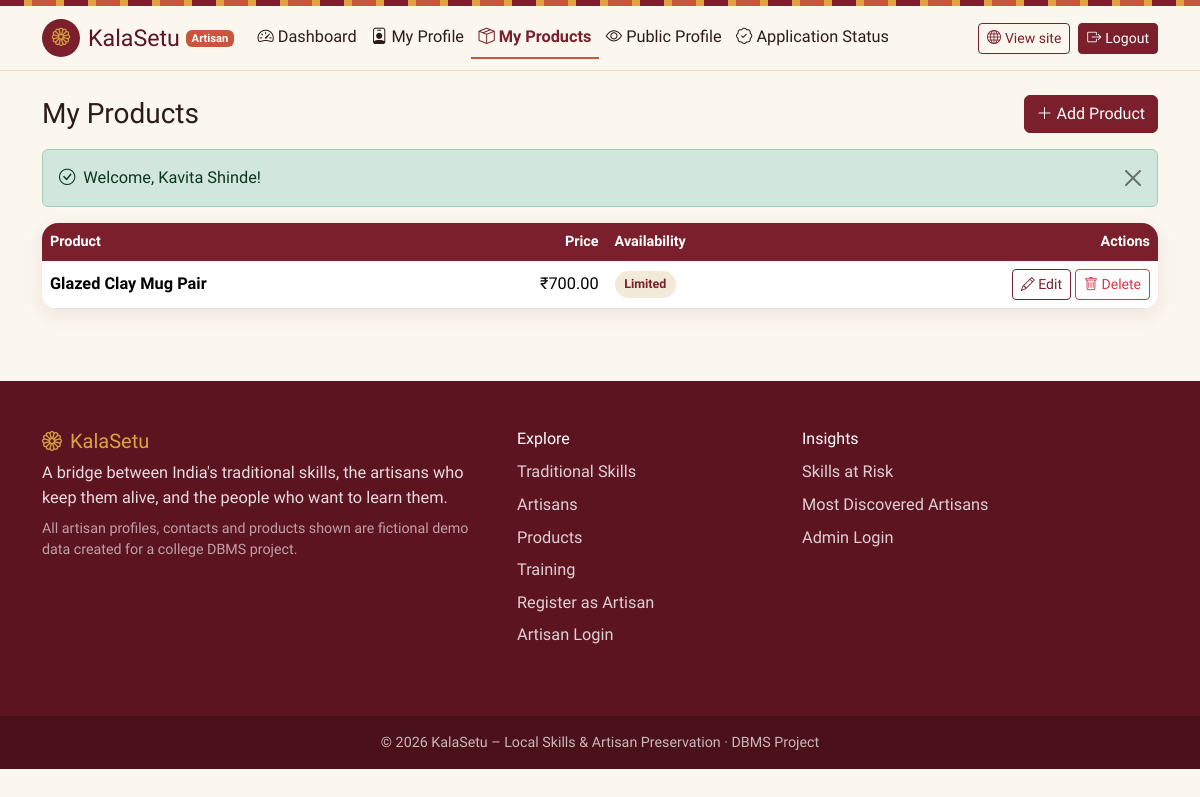
The page /artisan/products.php (signed in) on the database its author committed.
### tables this page shows
CREATE TABLE products (
    product_id   INT PRIMARY KEY AUTO_INCREMENT,
    artisan_id   INT NOT NULL,
    product_name VARCHAR(150) NOT NULL,
    description  TEXT,
    price        DECIMAL(10,2),
    availability VARCHAR(50),
    image        VARCHAR(255),
    CONSTRAINT fk_product_artisan FOREIGN KEY (artisan_id)
        REFERENCES artisans(artisan_id)
        ON UPDATE CASCADE ON DELETE CASCADE
);

### artisan/products.php (the view, shortened to what this page needs)
<?php
require '../config/database.php';
require '../includes/functions.php';
$artisanAccount = require_approved_artisan($pdo);
$artisanId = (int) $artisanAccount['artisan_id'];
$availabilityOptions = ['In Stock', 'Limited', 'Made to Order', 'Out of Stock'];
$errors = [];
$form = ['product_id' => 0, 'product_name' => '', 'description' => '', 'price' => '', 'availability' => 'In Stock', 'image' => null];
$action = $_GET['action'] ?? 'list';
$stmt = $pdo->prepare('SELECT product_id, product_name, price, availability, image FROM products WHERE artisan_id = ? ORDER BY product_name');
$stmt->execute([$artisanId]);
$products = $stmt->fetchAll();
include '../includes/header.php';
?>
<div class="container py-4">
<?php if ($action === 'add' || $action === 'edit'): ?>
    <nav aria-label="breadcrumb"><ol class="breadcrumb"><li class="breadcrumb-item"><a href="dashboard.php">Dashboard</a></li><li class="breadcrumb-item"><a href="products.php">My Products</a></li><li class="breadcrumb-item active"><?= $action === 'edit' ? 'Edit' : 'Add' ?></li></ol></nav>
    <h1 class="h3 mb-3"><?= $action === 'edit' ? 'Edit Product' : 'Add Product' ?></h1>
    <div class="ks-card static" style="max-width:800px"><div class="card-body p-4">
        <form method="post" action="products.php" enctype="multipart/form-data" class="needs-validation" novalidate>
            <?= csrf_field() ?>
            <input type="hidden" name="product_id" value="<?= (int) $form['product_id'] ?>">
            <div class="row g-3">
                <div class="col-12">
                    <label class="form-label" for="product_name">Product name</label>
                    <input type="text" id="product_name" name="product_name" class="form-control <?= isset($errors['product_name']) ? 'is-invalid' : '' ?>" value="<?= e($form['product_name']) ?>" required maxlength="150">
                    <div class="invalid-feedback"><?= e($errors['product_name'] ?? 'Product name is required.') ?></div>
                </div>
                <div class="col-6 col-md-4">
                    <label class="form-label" for="price">Price (₹)</label>
                    <input type="number" id="price" name="price" step="0.01" min="0" class="form-control <?= isset($errors['price']) ? 'is-invalid' : '' ?>" value="<?= e($form['price']) ?>" required>
                    <div class="invalid-feedback"><?= e($errors['price'] ?? 'Enter a valid price.') ?></div>
                </div>
                <div class="col-6 col-md-4">
                    <label class="form-label" for="availability">Availability</label>
                    <select id="availability" name="availability" class="form-select <?= isset($errors['availability']) ? 'is-invalid' : '' ?>" required>
                        <?php foreach ($availabilityOptions as $opt): ?>
                            <option <?= $opt === $form['availability'] ? 'selected' : '' ?>><?= e($opt) ?></option>
                        <?php endforeach; ?>
                    </select>
                    <div class="invalid-feedback"><?= e($errors['availability'] ?? '') ?></div>
                </div>
                <div class="col-12">
                    <label class="form-label" for="description">Description</label>
                    <textarea id="description" name="description" rows="3" maxlength="2000" class="form-control <?= isset($errors['description']) ? 'is-invalid' : '' ?>"><?= e($form['description']) ?></textarea>
                    <div class="invalid-feedback"><?= e($errors['description'] ?? '') ?></div>
                </div>
                <div class="col-md-8">
                    <label class="form-label" for="image">Product image <span class="fw-normal text-muted-ks">(optional · JPG/PNG/WEBP · max 2 MB)</span></label>
                    <input type="file" id="image" name="image" accept="image/jpeg,image/png,image/webp" class="form-control <?= isset($errors['image']) ? 'is-invalid' : '' ?>">
                    <div class="invalid-feedback"><?= e($errors['image'] ?? '') ?></div>
                    <?php if (!empty($form['image'])): ?>
                        <div class="d-flex align-items-center gap-2 mt-2">
                            <img src="<?= e($root . 'assets/images/uploads/' . $form['image']) ?>" alt="" style="width:56px;height:56px;object-fit:cover;border-radius:8px">
                            <div class="form-check"><input class="form-check-input" type="checkbox" name="remove_image" id="remove_image"><label class="form-check-label small" for="remove_image">Remove current image</label></div>
                        </div>
                    <?php endif; ?>
                </div>
            </div>
            <div class="mt-4">
                <button class="btn btn-maroon" type="submit"><i class="bi bi-check-lg me-1"></i><?= $action === 'edit' ? 'Save changes' : 'Add product' ?></button>
                <a href="products.php" class="btn btn-outline-maroon ms-1">Cancel</a>
            </div>
        </form>
    </div></div>
<?php else: ?>
    <div class="d-flex justify-content-between align-items-center flex-wrap gap-2 mb-3">
        <h1 class="h3 mb-0">My Products</h1>
        <a href="products.php?action=add" class="btn btn-maroon"><i class="bi bi-plus-lg me-1"></i>Add Product</a>
    </div>
    <div class="ks-table table-responsive">
        <table class="table table-hover">
            <thead><tr><th>Product</th><th class="text-end">Price</th><th>Availability</th><th class="text-end">Actions</th></tr></thead>
            <tbody>
            <?php foreach ($products as $p): ?>
                <tr>
                    <td><strong><?= e($p['product_name']) ?></strong></td>
                    <td class="text-end text-nowrap"><?= format_price($p['price']) ?></td>
                    <td><span class="ks-badge"><?= e($p['availability']) ?></span></td>
                    <td class="text-end text-nowrap">
                        <a href="products.php?action=edit&id=<?= (int) $p['product_id'] ?>" class="btn btn-sm btn-outline-maroon"><i class="bi bi-pencil"></i> Edit</a>
                        <form method="post" action="products.php" class="d-inline" data-confirm="Delete the product '<?= e($p['product_name']) ?>'?">
                            <button class="btn btn-sm btn-outline-danger" type="submit"><i class="bi bi-trash"></i> Delete</button>
                        </form>
                    </td>
                </tr>
            <?php endforeach; ?>
            </tbody>
        </table>
    </div>
<?php endif; ?>
</div>
<?php include '../includes/footer.php'; ?>

### assets/css/style.css (style rules this page uses)
:root { --ks-cream: #fbf6ee; --ks-cream-dark: #f3e9d8; --ks-maroon: #7a1f2b; --ks-maroon-dark: #5c1520; --ks-terracotta: #c8553d; --ks-gold: #d9a441; --ks-text: #2b1d16; --ks-muted: #6f5f55; --ks-card: #ffffff; --ks-border: #eadfcd; --ks-shadow: 0 6px 20px rgba(92, 21, 32, 0.08); --ks-shadow-hover: 0 12px 28px rgba(92, 21, 32, 0.14); --ks-radius: 16px; }
body { background: var(--ks-cream); color: var(--ks-text); font-family: 'Mukta', system-ui, -apple-system, 'Segoe UI', sans-serif; font-size: 1.02rem; }
h1, h2, h3, h4, .display-font, .navbar-brand { font-family: 'Marcellus', Georgia, serif; color: var(--ks-maroon-dark); }
a { color: var(--ks-maroon); }
.btn-maroon { background: var(--ks-maroon); border-color: var(--ks-maroon); color: #fff; }
.btn-outline-maroon { border: 1px solid var(--ks-maroon); color: var(--ks-maroon); background: transparent; }
.ks-badge { display: inline-flex; align-items: center; gap: .25rem; font-size: .78rem; font-weight: 600; padding: .25rem .6rem; border-radius: 999px; background: var(--ks-cream-dark); color: var(--ks-maroon); }
.ks-table { background: #fff; border-radius: var(--ks-radius); overflow: hidden; box-shadow: var(--ks-shadow); }
.ks-table table { margin-bottom: 0; }
.ks-table thead th { background: var(--ks-maroon); color: #fff; font-weight: 600; border: 0; font-size: .9rem; white-space: nowrap; }
.ks-table td { vertical-align: middle; }

### rows shown on the page
products: product_name "Glazed Clay Mug Pair", price "₹700.00", availability "Limited"

### other values the page prints
$label "Dashboard My Profile My Products Public Profile Application Status"
$f['message'] "Welcome, Kavita Shinde!"
